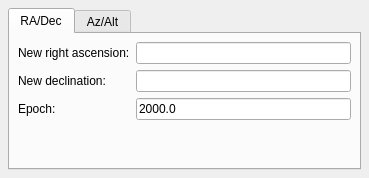
<ui version="4.0" >
 <class>FocusDialog</class>
 <widget class="QWidget" name="FocusDialog" >
  <property name="geometry" >
   <rect>
    <x>0</x>
    <y>0</y>
    <width>369</width>
    <height>178</height>
   </rect>
  </property>
  <layout class="QVBoxLayout" >
   <property name="spacing" >
    <number>6</number>
   </property>
   <property name="margin" >
    <number>8</number>
   </property>
   <item>
    <widget class="KTabWidget" name="fdTab" >
     <widget class="QWidget" name="rdTab" >
      <property name="geometry" >
       <rect>
        <x>0</x>
        <y>0</y>
        <width>341</width>
        <height>124</height>
       </rect>
      </property>
      <attribute name="title" >
       <string>RA/Dec</string>
      </attribute>
      <layout class="QGridLayout" >
       <property name="margin" >
        <number>8</number>
       </property>
       <property name="spacing" >
        <number>6</number>
       </property>
       <item row="3" column="1" >
        <spacer>
         <property name="orientation" >
          <enum>Qt::Vertical</enum>
         </property>
         <property name="sizeHint" stdset="0" >
          <size>
           <width>20</width>
           <height>40</height>
          </size>
         </property>
        </spacer>
       </item>
       <item row="2" column="1" >
        <widget class="KLineEdit" name="epochBox" >
         <property name="text" >
          <string>2000.0</string>
         </property>
        </widget>
       </item>
       <item row="2" column="0" >
        <widget class="QLabel" name="epochLabel" >
         <property name="text" >
          <string>Epoch:</string>
         </property>
        </widget>
       </item>
       <item row="1" column="0" >
        <widget class="QLabel" name="decLabel" >
         <property name="text" >
          <string>New declination:</string>
         </property>
        </widget>
       </item>
       <item row="0" column="0" >
        <widget class="QLabel" name="raLabel" >
         <property name="text" >
          <string>New right ascension:</string>
         </property>
        </widget>
       </item>
       <item row="0" column="1" >
        <widget class="dmsBox" name="raBox" />
       </item>
       <item row="1" column="1" >
        <widget class="dmsBox" name="decBox" />
       </item>
      </layout>
     </widget>
     <widget class="QWidget" name="aaTab" >
      <property name="geometry" >
       <rect>
        <x>0</x>
        <y>0</y>
        <width>100</width>
        <height>30</height>
       </rect>
      </property>
      <attribute name="title" >
       <string>Az/Alt</string>
      </attribute>
      <layout class="QGridLayout" >
       <property name="margin" >
        <number>8</number>
       </property>
       <property name="spacing" >
        <number>6</number>
       </property>
       <item row="2" column="1" >
        <spacer>
         <property name="orientation" >
          <enum>Qt::Vertical</enum>
         </property>
         <property name="sizeHint" stdset="0" >
          <size>
           <width>20</width>
           <height>40</height>
          </size>
         </property>
        </spacer>
       </item>
       <item row="1" column="0" >
        <widget class="QLabel" name="altLabel" >
         <property name="text" >
          <string>New altitude:</string>
         </property>
        </widget>
       </item>
       <item row="0" column="0" >
        <widget class="QLabel" name="azLabel" >
         <property name="text" >
          <string>New azimuth:</string>
         </property>
        </widget>
       </item>
       <item row="0" column="1" >
        <widget class="dmsBox" name="azBox" />
       </item>
       <item row="1" column="1" >
        <widget class="dmsBox" name="altBox" />
       </item>
      </layout>
     </widget>
    </widget>
   </item>
  </layout>
 </widget>
 <customwidgets>
  <customwidget>
   <class>KLineEdit</class>
   <extends>QLineEdit</extends>
   <header>klineedit.h</header>
  </customwidget>
  <customwidget>
   <class>KTabWidget</class>
   <extends>QTabWidget</extends>
   <header>ktabwidget.h</header>
   <container>1</container>
  </customwidget>
  <customwidget>
   <class>dmsBox</class>
   <extends>KLineEdit</extends>
   <header>widgets/dmsbox.h</header>
  </customwidget>
 </customwidgets>
 <resources/>
 <connections/>
</ui>
